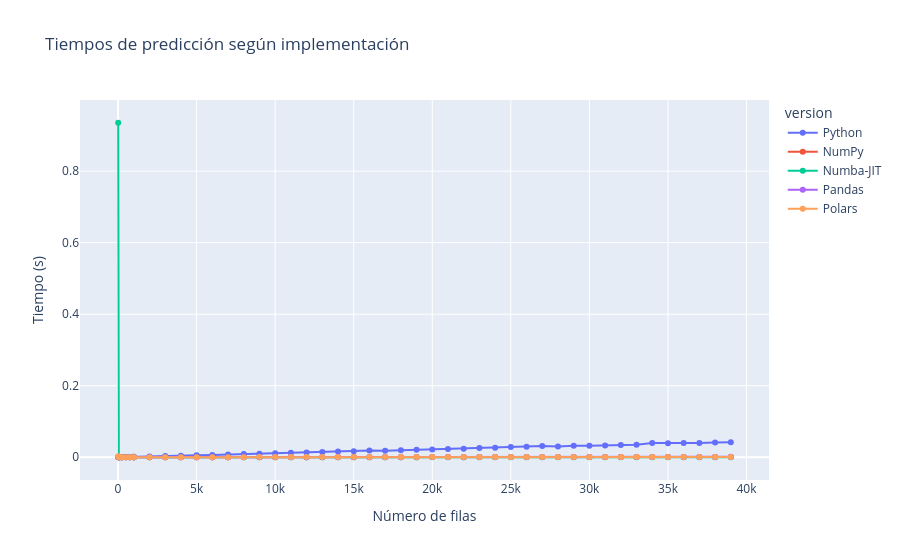
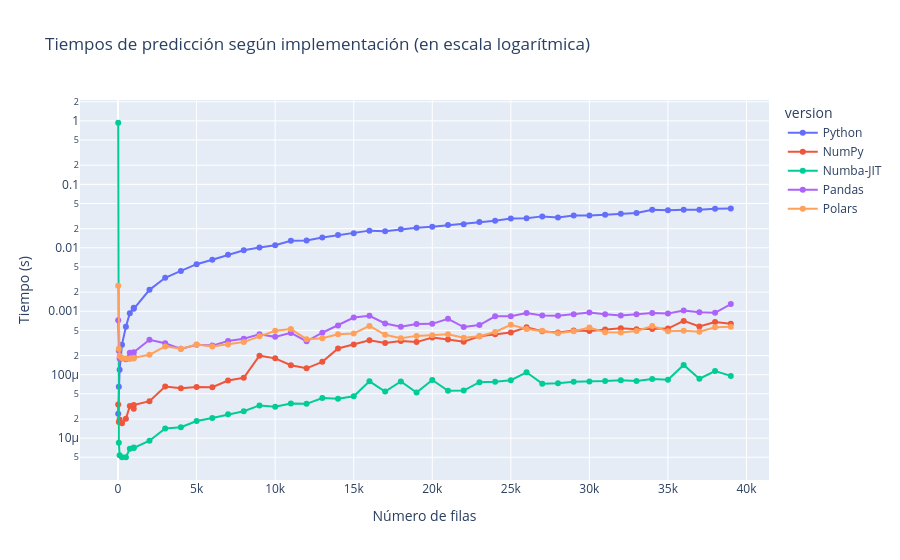
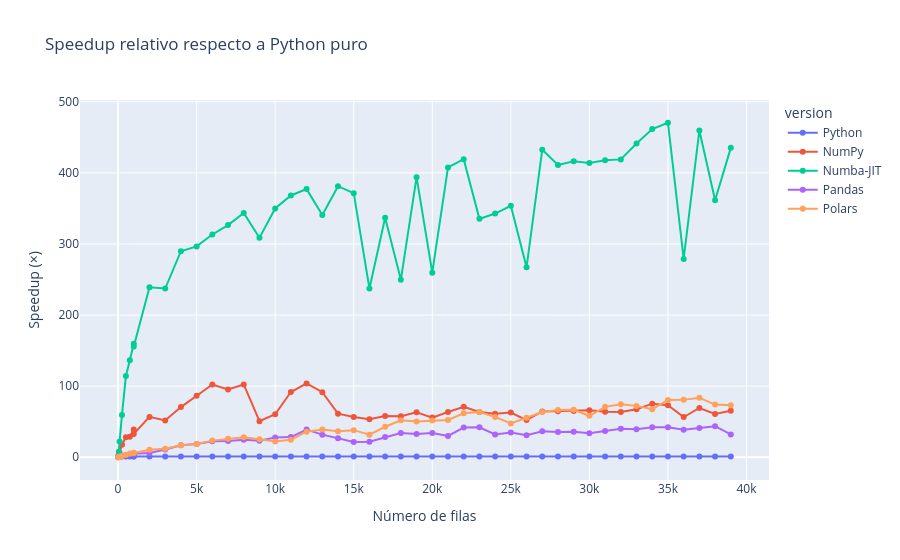

The notebook cell saved with these charts, in order:
### Markdown cell above
**Código dado — Benchmark de las 5 implementaciones:**

### Code cell
@dataclass
class TimeMeasurement:
    time_took: float
    iteration: int
    version: str


time_measurements: list[TimeMeasurement] = []

ranges = [10, 50, 100, 250, 500, 750, 1000, *range(1001, len(X_test) + 1, 1000)]

for it in ranges:
    X_np = X_test[PARAM_COLS].iloc[:it].to_numpy(dtype=np.float32)
    X_pd = X_test[PARAM_COLS].iloc[:it]
    X_pl = pl.from_pandas(X_pd)

    for name, fn, args in [
        ("Python", linear_regression_predict, (X_np, params_vals)),
        ("NumPy", linear_regression_predict_numpy, (X_np, params_vals)),
        ("Numba-JIT", linear_regression_predict_numba, (X_np, params_arr)),
        ("Pandas", linear_regression_predict_pandas, (X_pd, params_vals)),
        ("Polars", linear_regression_predict_polars, (X_pl, params_vals)),
    ]:
        t0 = time.perf_counter()
        fn(*args)
        time_measurements.append(TimeMeasurement(time.perf_counter() - t0, it, name))

df_bench = pd.DataFrame(time_measurements)

# Gráfico 1: tiempos absolutos
px.line(
    df_bench,
    x="iteration",
    y="time_took",
    color="version",
    markers=True,
    title="Tiempos de predicción según implementación",
    labels={"iteration": "Número de filas", "time_took": "Tiempo (s)"},
).show()

# Gráfico 2: tiempos absolutos (en log)
px.line(
    df_bench,
    x="iteration",
    y="time_took",
    color="version",
    markers=True,
    title="Tiempos de predicción según implementación (en escala logarítmica)",
    labels={"iteration": "Número de filas", "time_took": "Tiempo (s)"},
    log_y=True,
).show()

# Gráfico 3: speedup relativo respecto a Python puro
pivot = df_bench.pivot(index="iteration", columns="version", values="time_took")
for col in ["NumPy", "Numba-JIT", "Pandas", "Polars"]:
    pivot[col] = pivot["Python"] / pivot[col]
pivot["Python"] = 1.0

melted = pivot.reset_index().melt(
    id_vars=["iteration"],
    value_vars=["Python", "NumPy", "Numba-JIT", "Pandas", "Polars"],
    value_name="speedup",
)
px.line(
    melted,
    x="iteration",
    y="speedup",
    color="version",
    markers=True,
    title="Speedup relativo respecto a Python puro",
    labels={"iteration": "Número de filas", "speedup": "Speedup (×)"},
).show()

### Figure 1 — Plotly figure (JSON) as saved in the notebook; plotly's stock layout.template omitted (floating-point values rounded to 4 significant figures)
{"data": [{"hovertemplate": "version=Python<br>Número de filas=%{x}<br>Tiempo (s)=%{y}<extra></extra>", "legendgroup": "Python", "line": {"color": "#636efa", "dash": "solid"}, "marker": {"symbol": "circle"}, "mode": "lines+markers", "name": "Python", "orientation": "v", "showlegend": true, "type": "scatter", "x": [10, 50, 100, 250, 500, 750, 1000, 1001, 2001, 3001, 4001, 5001, 6001, 7001, 8001, 9001, 10001, 11001, 12001, 13001, 14001, 15001, 16001, 17001, 18001, 19001, 20001, 21001, 22001, 23001, 24001, 25001, 26001, 27001, 28001, 29001, 30001, 31001, 32001, 33001, 34001, 35001, 36001, 37001, 38001, 39001], "xaxis": "x", "y": [2.43e-05, 6.43e-05, 0.0001202, 0.0002977, 0.0005712, 0.000928, 0.001133, 0.001091, 0.002175, 0.00337, 0.004318, 0.005516, 0.006486, 0.007738, 0.009135, 0.01012, 0.01096, 0.01292, 0.01309, 0.01459, 0.0159, 0.01701, 0.01865, 0.01826, 0.01954, 0.02064, 0.02149, 0.02279, 0.02356, 0.02559, 0.02664, 0.02901, 0.02914, 0.03128, 0.0301, 0.03234, 0.03225, 0.03318, 0.0344, 0.03525, 0.03965, 0.03905, 0.03977, 0.03976, 0.04129, 0.04165], "yaxis": "y"}, {"hovertemplate": "version=NumPy<br>Número de filas=%{x}<br>Tiempo (s)=%{y}<extra></extra>", "legendgroup": "NumPy", "line": {"color": "#EF553B", "dash": "solid"}, "marker": {"symbol": "circle"}, "mode": "lines+markers", "name": "NumPy", "orientation": "v", "showlegend": true, "type": "scatter", "x": [10, 50, 100, 250, 500, 750, 1000, 1001, 2001, 3001, 4001, 5001, 6001, 7001, 8001, 9001, 10001, 11001, 12001, 13001, 14001, 15001, 16001, 17001, 18001, 19001, 20001, 21001, 22001, 23001, 24001, 25001, 26001, 27001, 28001, 29001, 30001, 31001, 32001, 33001, 34001, 35001, 36001, 37001, 38001, 39001], "xaxis": "x", "y": [3.39e-05, 1.79e-05, 1.97e-05, 1.71e-05, 2.02e-05, 3.2e-05, 2.9e-05, 3.32e-05, 3.83e-05, 6.52e-05, 6.12e-05, 6.38e-05, 6.34e-05, 8.11e-05, 8.92e-05, 0.0001992, 0.000181, 0.0001408, 0.000126, 0.0001594, 0.0002593, 0.0003002, 0.0003489, 0.0003155, 0.0003389, 0.0003263, 0.0003854, 0.000358, 0.0003317, 0.0004026, 0.0004346, 0.0004618, 0.0005575, 0.0004851, 0.0004646, 0.0004963, 0.0004883, 0.0005171, 0.000539, 0.0005222, 0.0005261, 0.0005338, 0.0007039, 0.0005739, 0.0006771, 0.0006362], "yaxis": "y"}, {"hovertemplate": "version=Numba-JIT<br>Número de filas=%{x}<br>Tiempo (s)=%{y}<extra></extra>", "legendgroup": "Numba-JIT", "line": {"color": "#00cc96", "dash": "solid"}, "marker": {"symbol": "circle"}, "mode": "lines+markers", "name": "Numba-JIT", "orientation": "v", "showlegend": true, "type": "scatter", "x": [10, 50, 100, 250, 500, 750, 1000, 1001, 2001, 3001, 4001, 5001, 6001, 7001, 8001, 9001, 10001, 11001, 12001, 13001, 14001, 15001, 16001, 17001, 18001, 19001, 20001, 21001, 22001, 23001, 24001, 25001, 26001, 27001, 28001, 29001, 30001, 31001, 32001, 33001, 34001, 35001, 36001, 37001, 38001, 39001], "xaxis": "x", "y": [0.9352, 8.5e-06, 5.4e-06, 5e-06, 5e-06, 6.8e-06, 7.1e-06, 7e-06, 9.1e-06, 1.42e-05, 1.49e-05, 1.86e-05, 2.07e-05, 2.37e-05, 2.66e-05, 3.28e-05, 3.13e-05, 3.51e-05, 3.47e-05, 4.28e-05, 4.17e-05, 4.58e-05, 7.86e-05, 5.42e-05, 7.83e-05, 5.24e-05, 8.28e-05, 5.59e-05, 5.62e-05, 7.63e-05, 7.77e-05, 8.2e-05, 0.0001091, 7.23e-05, 7.32e-05, 7.77e-05, 7.79e-05, 7.94e-05, 8.21e-05, 7.99e-05, 8.59e-05, 8.3e-05, 0.0001426, 8.65e-05, 0.0001142, 9.57e-05], "yaxis": "y"}, {"hovertemplate": "version=Pandas<br>Número de filas=%{x}<br>Tiempo (s)=%{y}<extra></extra>", "legendgroup": "Pandas", "line": {"color": "#ab63fa", "dash": "solid"}, "marker": {"symbol": "circle"}, "mode": "lines+markers", "name": "Pandas", "orientation": "v", "showlegend": true, "type": "scatter", "x": [10, 50, 100, 250, 500, 750, 1000, 1001, 2001, 3001, 4001, 5001, 6001, 7001, 8001, 9001, 10001, 11001, 12001, 13001, 14001, 15001, 16001, 17001, 18001, 19001, 20001, 21001, 22001, 23001, 24001, 25001, 26001, 27001, 28001, 29001, 30001, 31001, 32001, 33001, 34001, 35001, 36001, 37001, 38001, 39001], "xaxis": "x", "y": [0.0007246, 0.0002393, 0.0001801, 0.0001798, 0.0001752, 0.0002221, 0.0001954, 0.0002252, 0.0003544, 0.0003126, 0.0002554, 0.0002962, 0.0002876, 0.0003405, 0.0003686, 0.0004349, 0.0003948, 0.0004562, 0.0003358, 0.0004586, 0.0005986, 0.0007953, 0.0008485, 0.0006415, 0.0005716, 0.0006314, 0.0006331, 0.0007607, 0.0005634, 0.000607, 0.0008323, 0.0008365, 0.0009375, 0.0008576, 0.0008481, 0.0009006, 0.0009574, 0.0008974, 0.0008567, 0.0008964, 0.0009395, 0.0009253, 0.001031, 0.0009654, 0.0009455, 0.001297], "yaxis": "y"}, {"hovertemplate": "version=Polars<br>Número de filas=%{x}<br>Tiempo (s)=%{y}<extra></extra>", "legendgroup": "Polars", "line": {"color": "#FFA15A", "dash": "solid"}, "marker": {"symbol": "circle"}, "mode": "lines+markers", "name": "Polars", "orientation": "v", "showlegend": true, "type": "scatter", "x": [10, 50, 100, 250, 500, 750, 1000, 1001, 2001, 3001, 4001, 5001, 6001, 7001, 8001, 9001, 10001, 11001, 12001, 13001, 14001, 15001, 16001, 17001, 18001, 19001, 20001, 21001, 22001, 23001, 24001, 25001, 26001, 27001, 28001, 29001, 30001, 31001, 32001, 33001, 34001, 35001, 36001, 37001, 38001, 39001], "xaxis": "x", "y": [0.002517, 0.0002573, 0.0001965, 0.0001832, 0.0001799, 0.0001771, 0.0001799, 0.0001848, 0.0002056, 0.0002795, 0.0002574, 0.0002979, 0.0002772, 0.0002981, 0.0003265, 0.0004021, 0.0004929, 0.000524, 0.0003636, 0.0003746, 0.000435, 0.000446, 0.0005877, 0.0004255, 0.0003759, 0.0004091, 0.0004168, 0.0004345, 0.0003815, 0.0004029, 0.0004711, 0.0006114, 0.0005244, 0.0004916, 0.0004521, 0.0004847, 0.0005528, 0.0004681, 0.0004618, 0.0004879, 0.000586, 0.0004842, 0.0004928, 0.0004748, 0.0005578, 0.0005692], "yaxis": "y"}], "layout": {"legend": {"title": {"text": "version"}, "tracegroupgap": 0}, "title": {"text": "Tiempos de predicción según implementación"}, "xaxis": {"anchor": "y", "domain": [0, 1], "title": {"text": "Número de filas"}}, "yaxis": {"anchor": "x", "domain": [0, 1], "title": {"text": "Tiempo (s)"}}}}

### Figure 2 — Plotly figure (JSON) as saved in the notebook; plotly's stock layout.template omitted (floating-point values rounded to 4 significant figures)
{"data": [{"hovertemplate": "version=Python<br>Número de filas=%{x}<br>Tiempo (s)=%{y}<extra></extra>", "legendgroup": "Python", "line": {"color": "#636efa", "dash": "solid"}, "marker": {"symbol": "circle"}, "mode": "lines+markers", "name": "Python", "orientation": "v", "showlegend": true, "type": "scatter", "x": [10, 50, 100, 250, 500, 750, 1000, 1001, 2001, 3001, 4001, 5001, 6001, 7001, 8001, 9001, 10001, 11001, 12001, 13001, 14001, 15001, 16001, 17001, 18001, 19001, 20001, 21001, 22001, 23001, 24001, 25001, 26001, 27001, 28001, 29001, 30001, 31001, 32001, 33001, 34001, 35001, 36001, 37001, 38001, 39001], "xaxis": "x", "y": [2.43e-05, 6.43e-05, 0.0001202, 0.0002977, 0.0005712, 0.000928, 0.001133, 0.001091, 0.002175, 0.00337, 0.004318, 0.005516, 0.006486, 0.007738, 0.009135, 0.01012, 0.01096, 0.01292, 0.01309, 0.01459, 0.0159, 0.01701, 0.01865, 0.01826, 0.01954, 0.02064, 0.02149, 0.02279, 0.02356, 0.02559, 0.02664, 0.02901, 0.02914, 0.03128, 0.0301, 0.03234, 0.03225, 0.03318, 0.0344, 0.03525, 0.03965, 0.03905, 0.03977, 0.03976, 0.04129, 0.04165], "yaxis": "y"}, {"hovertemplate": "version=NumPy<br>Número de filas=%{x}<br>Tiempo (s)=%{y}<extra></extra>", "legendgroup": "NumPy", "line": {"color": "#EF553B", "dash": "solid"}, "marker": {"symbol": "circle"}, "mode": "lines+markers", "name": "NumPy", "orientation": "v", "showlegend": true, "type": "scatter", "x": [10, 50, 100, 250, 500, 750, 1000, 1001, 2001, 3001, 4001, 5001, 6001, 7001, 8001, 9001, 10001, 11001, 12001, 13001, 14001, 15001, 16001, 17001, 18001, 19001, 20001, 21001, 22001, 23001, 24001, 25001, 26001, 27001, 28001, 29001, 30001, 31001, 32001, 33001, 34001, 35001, 36001, 37001, 38001, 39001], "xaxis": "x", "y": [3.39e-05, 1.79e-05, 1.97e-05, 1.71e-05, 2.02e-05, 3.2e-05, 2.9e-05, 3.32e-05, 3.83e-05, 6.52e-05, 6.12e-05, 6.38e-05, 6.34e-05, 8.11e-05, 8.92e-05, 0.0001992, 0.000181, 0.0001408, 0.000126, 0.0001594, 0.0002593, 0.0003002, 0.0003489, 0.0003155, 0.0003389, 0.0003263, 0.0003854, 0.000358, 0.0003317, 0.0004026, 0.0004346, 0.0004618, 0.0005575, 0.0004851, 0.0004646, 0.0004963, 0.0004883, 0.0005171, 0.000539, 0.0005222, 0.0005261, 0.0005338, 0.0007039, 0.0005739, 0.0006771, 0.0006362], "yaxis": "y"}, {"hovertemplate": "version=Numba-JIT<br>Número de filas=%{x}<br>Tiempo (s)=%{y}<extra></extra>", "legendgroup": "Numba-JIT", "line": {"color": "#00cc96", "dash": "solid"}, "marker": {"symbol": "circle"}, "mode": "lines+markers", "name": "Numba-JIT", "orientation": "v", "showlegend": true, "type": "scatter", "x": [10, 50, 100, 250, 500, 750, 1000, 1001, 2001, 3001, 4001, 5001, 6001, 7001, 8001, 9001, 10001, 11001, 12001, 13001, 14001, 15001, 16001, 17001, 18001, 19001, 20001, 21001, 22001, 23001, 24001, 25001, 26001, 27001, 28001, 29001, 30001, 31001, 32001, 33001, 34001, 35001, 36001, 37001, 38001, 39001], "xaxis": "x", "y": [0.9352, 8.5e-06, 5.4e-06, 5e-06, 5e-06, 6.8e-06, 7.1e-06, 7e-06, 9.1e-06, 1.42e-05, 1.49e-05, 1.86e-05, 2.07e-05, 2.37e-05, 2.66e-05, 3.28e-05, 3.13e-05, 3.51e-05, 3.47e-05, 4.28e-05, 4.17e-05, 4.58e-05, 7.86e-05, 5.42e-05, 7.83e-05, 5.24e-05, 8.28e-05, 5.59e-05, 5.62e-05, 7.63e-05, 7.77e-05, 8.2e-05, 0.0001091, 7.23e-05, 7.32e-05, 7.77e-05, 7.79e-05, 7.94e-05, 8.21e-05, 7.99e-05, 8.59e-05, 8.3e-05, 0.0001426, 8.65e-05, 0.0001142, 9.57e-05], "yaxis": "y"}, {"hovertemplate": "version=Pandas<br>Número de filas=%{x}<br>Tiempo (s)=%{y}<extra></extra>", "legendgroup": "Pandas", "line": {"color": "#ab63fa", "dash": "solid"}, "marker": {"symbol": "circle"}, "mode": "lines+markers", "name": "Pandas", "orientation": "v", "showlegend": true, "type": "scatter", "x": [10, 50, 100, 250, 500, 750, 1000, 1001, 2001, 3001, 4001, 5001, 6001, 7001, 8001, 9001, 10001, 11001, 12001, 13001, 14001, 15001, 16001, 17001, 18001, 19001, 20001, 21001, 22001, 23001, 24001, 25001, 26001, 27001, 28001, 29001, 30001, 31001, 32001, 33001, 34001, 35001, 36001, 37001, 38001, 39001], "xaxis": "x", "y": [0.0007246, 0.0002393, 0.0001801, 0.0001798, 0.0001752, 0.0002221, 0.0001954, 0.0002252, 0.0003544, 0.0003126, 0.0002554, 0.0002962, 0.0002876, 0.0003405, 0.0003686, 0.0004349, 0.0003948, 0.0004562, 0.0003358, 0.0004586, 0.0005986, 0.0007953, 0.0008485, 0.0006415, 0.0005716, 0.0006314, 0.0006331, 0.0007607, 0.0005634, 0.000607, 0.0008323, 0.0008365, 0.0009375, 0.0008576, 0.0008481, 0.0009006, 0.0009574, 0.0008974, 0.0008567, 0.0008964, 0.0009395, 0.0009253, 0.001031, 0.0009654, 0.0009455, 0.001297], "yaxis": "y"}, {"hovertemplate": "version=Polars<br>Número de filas=%{x}<br>Tiempo (s)=%{y}<extra></extra>", "legendgroup": "Polars", "line": {"color": "#FFA15A", "dash": "solid"}, "marker": {"symbol": "circle"}, "mode": "lines+markers", "name": "Polars", "orientation": "v", "showlegend": true, "type": "scatter", "x": [10, 50, 100, 250, 500, 750, 1000, 1001, 2001, 3001, 4001, 5001, 6001, 7001, 8001, 9001, 10001, 11001, 12001, 13001, 14001, 15001, 16001, 17001, 18001, 19001, 20001, 21001, 22001, 23001, 24001, 25001, 26001, 27001, 28001, 29001, 30001, 31001, 32001, 33001, 34001, 35001, 36001, 37001, 38001, 39001], "xaxis": "x", "y": [0.002517, 0.0002573, 0.0001965, 0.0001832, 0.0001799, 0.0001771, 0.0001799, 0.0001848, 0.0002056, 0.0002795, 0.0002574, 0.0002979, 0.0002772, 0.0002981, 0.0003265, 0.0004021, 0.0004929, 0.000524, 0.0003636, 0.0003746, 0.000435, 0.000446, 0.0005877, 0.0004255, 0.0003759, 0.0004091, 0.0004168, 0.0004345, 0.0003815, 0.0004029, 0.0004711, 0.0006114, 0.0005244, 0.0004916, 0.0004521, 0.0004847, 0.0005528, 0.0004681, 0.0004618, 0.0004879, 0.000586, 0.0004842, 0.0004928, 0.0004748, 0.0005578, 0.0005692], "yaxis": "y"}], "layout": {"legend": {"title": {"text": "version"}, "tracegroupgap": 0}, "title": {"text": "Tiempos de predicción según implementación (en escala logarítmica)"}, "xaxis": {"anchor": "y", "domain": [0, 1], "title": {"text": "Número de filas"}}, "yaxis": {"anchor": "x", "domain": [0, 1], "title": {"text": "Tiempo (s)"}, "type": "log"}}}

### Figure 3 — Plotly figure (JSON) as saved in the notebook; plotly's stock layout.template omitted (floating-point values rounded to 4 significant figures)
{"data": [{"hovertemplate": "version=Python<br>Número de filas=%{x}<br>Speedup (×)=%{y}<extra></extra>", "legendgroup": "Python", "line": {"color": "#636efa", "dash": "solid"}, "marker": {"symbol": "circle"}, "mode": "lines+markers", "name": "Python", "orientation": "v", "showlegend": true, "type": "scatter", "x": [10, 50, 100, 250, 500, 750, 1000, 1001, 2001, 3001, 4001, 5001, 6001, 7001, 8001, 9001, 10001, 11001, 12001, 13001, 14001, 15001, 16001, 17001, 18001, 19001, 20001, 21001, 22001, 23001, 24001, 25001, 26001, 27001, 28001, 29001, 30001, 31001, 32001, 33001, 34001, 35001, 36001, 37001, 38001, 39001], "xaxis": "x", "y": [1.0, 1.0, 1.0, 1.0, 1.0, 1.0, 1.0, 1.0, 1.0, 1.0, 1.0, 1.0, 1.0, 1.0, 1.0, 1.0, 1.0, 1.0, 1.0, 1.0, 1.0, 1.0, 1.0, 1.0, 1.0, 1.0, 1.0, 1.0, 1.0, 1.0, 1.0, 1.0, 1.0, 1.0, 1.0, 1.0, 1.0, 1.0, 1.0, 1.0, 1.0, 1.0, 1.0, 1.0, 1.0, 1.0], "yaxis": "y"}, {"hovertemplate": "version=NumPy<br>Número de filas=%{x}<br>Speedup (×)=%{y}<extra></extra>", "legendgroup": "NumPy", "line": {"color": "#EF553B", "dash": "solid"}, "marker": {"symbol": "circle"}, "mode": "lines+markers", "name": "NumPy", "orientation": "v", "showlegend": true, "type": "scatter", "x": [10, 50, 100, 250, 500, 750, 1000, 1001, 2001, 3001, 4001, 5001, 6001, 7001, 8001, 9001, 10001, 11001, 12001, 13001, 14001, 15001, 16001, 17001, 18001, 19001, 20001, 21001, 22001, 23001, 24001, 25001, 26001, 27001, 28001, 29001, 30001, 31001, 32001, 33001, 34001, 35001, 36001, 37001, 38001, 39001], "xaxis": "x", "y": [0.7168, 3.592, 6.102, 17.41, 28.28, 29.0, 39.06, 32.87, 56.79, 51.69, 70.56, 86.46, 102.3, 95.42, 102.4, 50.81, 60.53, 91.78, 103.9, 91.5, 61.32, 56.66, 53.45, 57.87, 57.67, 63.26, 55.77, 63.65, 71.03, 63.55, 61.29, 62.81, 52.27, 64.47, 64.78, 65.16, 66.04, 64.16, 63.82, 67.51, 75.36, 73.16, 56.5, 69.29, 60.98, 65.47], "yaxis": "y"}, {"hovertemplate": "version=Numba-JIT<br>Número de filas=%{x}<br>Speedup (×)=%{y}<extra></extra>", "legendgroup": "Numba-JIT", "line": {"color": "#00cc96", "dash": "solid"}, "marker": {"symbol": "circle"}, "mode": "lines+markers", "name": "Numba-JIT", "orientation": "v", "showlegend": true, "type": "scatter", "x": [10, 50, 100, 250, 500, 750, 1000, 1001, 2001, 3001, 4001, 5001, 6001, 7001, 8001, 9001, 10001, 11001, 12001, 13001, 14001, 15001, 16001, 17001, 18001, 19001, 20001, 21001, 22001, 23001, 24001, 25001, 26001, 27001, 28001, 29001, 30001, 31001, 32001, 33001, 34001, 35001, 36001, 37001, 38001, 39001], "xaxis": "x", "y": [2.598e-05, 7.565, 22.26, 59.54, 114.2, 136.5, 159.5, 155.9, 239.0, 237.3, 289.8, 296.6, 313.3, 326.5, 343.4, 308.6, 350.0, 368.2, 377.1, 340.8, 381.3, 371.4, 237.2, 336.8, 249.6, 393.9, 259.6, 407.6, 419.2, 335.3, 342.8, 353.7, 267.1, 432.6, 411.2, 416.2, 413.9, 417.9, 419.0, 441.2, 461.5, 470.5, 278.9, 459.7, 361.5, 435.2], "yaxis": "y"}, {"hovertemplate": "version=Pandas<br>Número de filas=%{x}<br>Speedup (×)=%{y}<extra></extra>", "legendgroup": "Pandas", "line": {"color": "#ab63fa", "dash": "solid"}, "marker": {"symbol": "circle"}, "mode": "lines+markers", "name": "Pandas", "orientation": "v", "showlegend": true, "type": "scatter", "x": [10, 50, 100, 250, 500, 750, 1000, 1001, 2001, 3001, 4001, 5001, 6001, 7001, 8001, 9001, 10001, 11001, 12001, 13001, 14001, 15001, 16001, 17001, 18001, 19001, 20001, 21001, 22001, 23001, 24001, 25001, 26001, 27001, 28001, 29001, 30001, 31001, 32001, 33001, 34001, 35001, 36001, 37001, 38001, 39001], "xaxis": "x", "y": [0.03354, 0.2687, 0.6674, 1.656, 3.26, 4.178, 5.797, 4.846, 6.137, 10.78, 16.91, 18.62, 22.55, 22.73, 24.78, 23.27, 27.75, 28.33, 38.97, 31.8, 26.56, 21.39, 21.98, 28.46, 34.19, 32.69, 33.95, 29.95, 41.82, 42.15, 32.0, 34.68, 31.08, 36.47, 35.49, 35.91, 33.68, 36.97, 40.15, 39.33, 42.2, 42.2, 38.59, 41.19, 43.67, 32.11], "yaxis": "y"}, {"hovertemplate": "version=Polars<br>Número de filas=%{x}<br>Speedup (×)=%{y}<extra></extra>", "legendgroup": "Polars", "line": {"color": "#FFA15A", "dash": "solid"}, "marker": {"symbol": "circle"}, "mode": "lines+markers", "name": "Polars", "orientation": "v", "showlegend": true, "type": "scatter", "x": [10, 50, 100, 250, 500, 750, 1000, 1001, 2001, 3001, 4001, 5001, 6001, 7001, 8001, 9001, 10001, 11001, 12001, 13001, 14001, 15001, 16001, 17001, 18001, 19001, 20001, 21001, 22001, 23001, 24001, 25001, 26001, 27001, 28001, 29001, 30001, 31001, 32001, 33001, 34001, 35001, 36001, 37001, 38001, 39001], "xaxis": "x", "y": [0.009654, 0.2499, 0.6117, 1.625, 3.175, 5.24, 6.296, 5.906, 10.58, 12.06, 16.78, 18.52, 23.4, 25.96, 27.98, 25.17, 22.23, 24.66, 35.99, 38.94, 36.55, 38.14, 31.73, 42.91, 51.99, 50.46, 51.57, 52.44, 61.75, 63.5, 56.54, 47.44, 55.57, 63.62, 66.57, 66.72, 58.33, 70.88, 74.48, 72.25, 67.66, 80.65, 80.71, 83.75, 74.02, 73.17], "yaxis": "y"}], "layout": {"legend": {"title": {"text": "version"}, "tracegroupgap": 0}, "title": {"text": "Speedup relativo respecto a Python puro"}, "xaxis": {"anchor": "y", "domain": [0, 1], "title": {"text": "Número de filas"}}, "yaxis": {"anchor": "x", "domain": [0, 1], "title": {"text": "Speedup (×)"}}}}
